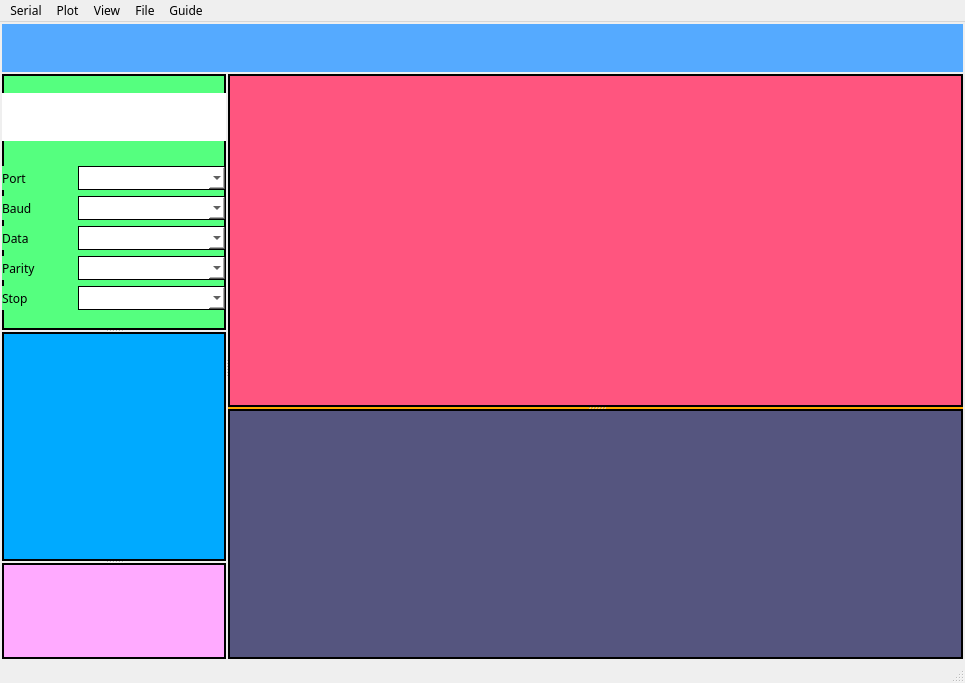
<?xml version="1.0" encoding="UTF-8"?>
<ui version="4.0">
 <class>mainwindow</class>
 <widget class="QMainWindow" name="mainwindow">
  <property name="geometry">
   <rect>
    <x>0</x>
    <y>0</y>
    <width>965</width>
    <height>683</height>
   </rect>
  </property>
  <property name="font">
   <font>
    <family>Microsoft YaHei</family>
   </font>
  </property>
  <property name="windowTitle">
   <string>mainwindow</string>
  </property>
  <property name="layoutDirection">
   <enum>Qt::LeftToRight</enum>
  </property>
  <property name="styleSheet">
   <string notr="true"/>
  </property>
  <widget class="QWidget" name="wMain">
   <property name="styleSheet">
    <string notr="true"/>
   </property>
   <layout class="QGridLayout" name="gridLayout">
    <property name="leftMargin">
     <number>2</number>
    </property>
    <property name="topMargin">
     <number>2</number>
    </property>
    <property name="rightMargin">
     <number>2</number>
    </property>
    <property name="bottomMargin">
     <number>2</number>
    </property>
    <property name="spacing">
     <number>2</number>
    </property>
    <item row="1" column="0">
     <widget class="QSplitter" name="splitter_2">
      <property name="enabled">
       <bool>true</bool>
      </property>
      <property name="maximumSize">
       <size>
        <width>16777215</width>
        <height>16777215</height>
       </size>
      </property>
      <property name="orientation">
       <enum>Qt::Horizontal</enum>
      </property>
      <property name="handleWidth">
       <number>2</number>
      </property>
      <widget class="QWidget" name="wLeft" native="true">
       <property name="maximumSize">
        <size>
         <width>224</width>
         <height>16777215</height>
        </size>
       </property>
       <layout class="QGridLayout" name="gridLayout_3">
        <property name="leftMargin">
         <number>0</number>
        </property>
        <property name="topMargin">
         <number>0</number>
        </property>
        <property name="rightMargin">
         <number>0</number>
        </property>
        <property name="bottomMargin">
         <number>0</number>
        </property>
        <property name="spacing">
         <number>0</number>
        </property>
        <item row="0" column="0">
         <widget class="QSplitter" name="splitter_4">
          <property name="orientation">
           <enum>Qt::Vertical</enum>
          </property>
          <property name="handleWidth">
           <number>2</number>
          </property>
          <property name="childrenCollapsible">
           <bool>false</bool>
          </property>
          <widget class="QSplitter" name="splitter_3">
           <property name="orientation">
            <enum>Qt::Vertical</enum>
           </property>
           <property name="handleWidth">
            <number>2</number>
           </property>
           <property name="childrenCollapsible">
            <bool>false</bool>
           </property>
           <widget class="QWidget" name="wPortControls" native="true">
            <property name="minimumSize">
             <size>
              <width>0</width>
              <height>0</height>
             </size>
            </property>
            <property name="maximumSize">
             <size>
              <width>16777215</width>
              <height>256</height>
             </size>
            </property>
            <property name="styleSheet">
             <string notr="true">background-color: rgb(85, 255, 127);
border:2px solid rgb(0,0,0);</string>
            </property>
            <layout class="QGridLayout" name="gridLayout_4">
             <item row="2" column="0">
              <layout class="QVBoxLayout" name="verticalLayout">
               <item>
                <layout class="QHBoxLayout" name="horizontalLayout">
                 <item>
                  <widget class="QLabel" name="labelPort">
                   <property name="styleSheet">
                    <string notr="true">border:0px solid rgb(0,0,0);</string>
                   </property>
                   <property name="text">
                    <string>Port</string>
                   </property>
                  </widget>
                 </item>
                 <item>
                  <widget class="QComboBox" name="comboPort">
                   <property name="sizePolicy">
                    <sizepolicy hsizetype="Fixed" vsizetype="Fixed">
                     <horstretch>0</horstretch>
                     <verstretch>0</verstretch>
                    </sizepolicy>
                   </property>
                   <property name="minimumSize">
                    <size>
                     <width>148</width>
                     <height>24</height>
                    </size>
                   </property>
                   <property name="styleSheet">
                    <string notr="true">background-color: rgb(255, 255, 255);
border:1px solid rgb(0,0,0);</string>
                   </property>
                  </widget>
                 </item>
                </layout>
               </item>
               <item>
                <layout class="QHBoxLayout" name="horizontalLayout_2">
                 <item>
                  <widget class="QLabel" name="labelBaud">
                   <property name="styleSheet">
                    <string notr="true">border:0px solid rgb(0,0,0);</string>
                   </property>
                   <property name="text">
                    <string>Baud</string>
                   </property>
                  </widget>
                 </item>
                 <item>
                  <widget class="QComboBox" name="comboBaud">
                   <property name="sizePolicy">
                    <sizepolicy hsizetype="Fixed" vsizetype="Fixed">
                     <horstretch>0</horstretch>
                     <verstretch>0</verstretch>
                    </sizepolicy>
                   </property>
                   <property name="minimumSize">
                    <size>
                     <width>148</width>
                     <height>24</height>
                    </size>
                   </property>
                   <property name="styleSheet">
                    <string notr="true">background-color: rgb(255, 255, 255);
border:1px solid rgb(0,0,0);</string>
                   </property>
                  </widget>
                 </item>
                </layout>
               </item>
               <item>
                <layout class="QHBoxLayout" name="horizontalLayout_3">
                 <item>
                  <widget class="QLabel" name="labelData">
                   <property name="styleSheet">
                    <string notr="true">border:0px solid rgb(0,0,0);</string>
                   </property>
                   <property name="text">
                    <string>Data</string>
                   </property>
                  </widget>
                 </item>
                 <item>
                  <widget class="QComboBox" name="comboData">
                   <property name="sizePolicy">
                    <sizepolicy hsizetype="Fixed" vsizetype="Fixed">
                     <horstretch>0</horstretch>
                     <verstretch>0</verstretch>
                    </sizepolicy>
                   </property>
                   <property name="minimumSize">
                    <size>
                     <width>148</width>
                     <height>24</height>
                    </size>
                   </property>
                   <property name="styleSheet">
                    <string notr="true">background-color: rgb(255, 255, 255);
border:1px solid rgb(0,0,0);</string>
                   </property>
                  </widget>
                 </item>
                </layout>
               </item>
               <item>
                <layout class="QHBoxLayout" name="horizontalLayout_4">
                 <item>
                  <widget class="QLabel" name="labelParity">
                   <property name="styleSheet">
                    <string notr="true">border:0px solid rgb(0,0,0);</string>
                   </property>
                   <property name="text">
                    <string>Parity</string>
                   </property>
                  </widget>
                 </item>
                 <item>
                  <widget class="QComboBox" name="comboParity">
                   <property name="sizePolicy">
                    <sizepolicy hsizetype="Fixed" vsizetype="Fixed">
                     <horstretch>0</horstretch>
                     <verstretch>0</verstretch>
                    </sizepolicy>
                   </property>
                   <property name="minimumSize">
                    <size>
                     <width>148</width>
                     <height>24</height>
                    </size>
                   </property>
                   <property name="styleSheet">
                    <string notr="true">background-color: rgb(255, 255, 255);
border:1px solid rgb(0,0,0);</string>
                   </property>
                  </widget>
                 </item>
                </layout>
               </item>
               <item>
                <layout class="QHBoxLayout" name="horizontalLayout_5">
                 <item>
                  <widget class="QLabel" name="labelStop">
                   <property name="styleSheet">
                    <string notr="true">border:0px solid rgb(0,0,0);</string>
                   </property>
                   <property name="text">
                    <string>Stop</string>
                   </property>
                  </widget>
                 </item>
                 <item>
                  <widget class="QComboBox" name="comboStop">
                   <property name="sizePolicy">
                    <sizepolicy hsizetype="Fixed" vsizetype="Fixed">
                     <horstretch>0</horstretch>
                     <verstretch>0</verstretch>
                    </sizepolicy>
                   </property>
                   <property name="minimumSize">
                    <size>
                     <width>148</width>
                     <height>24</height>
                    </size>
                   </property>
                   <property name="styleSheet">
                    <string notr="true">background-color: rgb(255, 255, 255);

border:1px solid rgb(0,0,0);</string>
                   </property>
                  </widget>
                 </item>
                </layout>
               </item>
              </layout>
             </item>
             <item row="1" column="0">
              <widget class="QWidget" name="wBnRefush" native="true">
               <property name="enabled">
                <bool>true</bool>
               </property>
               <property name="sizePolicy">
                <sizepolicy hsizetype="Minimum" vsizetype="Fixed">
                 <horstretch>0</horstretch>
                 <verstretch>0</verstretch>
                </sizepolicy>
               </property>
               <property name="maximumSize">
                <size>
                 <width>256</width>
                 <height>48</height>
                </size>
               </property>
               <property name="styleSheet">
                <string notr="true">background-color: rgb(255, 255, 255);

border:0px solid rgb(0,0,0);</string>
               </property>
              </widget>
             </item>
            </layout>
           </widget>
           <widget class="QWidget" name="wPlotControls" native="true">
            <property name="minimumSize">
             <size>
              <width>0</width>
              <height>10</height>
             </size>
            </property>
            <property name="maximumSize">
             <size>
              <width>16777215</width>
              <height>16777215</height>
             </size>
            </property>
            <property name="styleSheet">
             <string notr="true">background-color: rgb(0, 170, 255);
border:2px solid rgb(0,0,0);</string>
            </property>
           </widget>
          </widget>
          <widget class="QWidget" name="wTRCtrl" native="true">
           <property name="minimumSize">
            <size>
             <width>0</width>
             <height>10</height>
            </size>
           </property>
           <property name="maximumSize">
            <size>
             <width>16777215</width>
             <height>96</height>
            </size>
           </property>
           <property name="styleSheet">
            <string notr="true">
background-color: rgb(255, 170, 255);
border:2px solid rgb(0,0,0);</string>
           </property>
          </widget>
         </widget>
        </item>
       </layout>
      </widget>
      <widget class="QWidget" name="wRight" native="true">
       <property name="styleSheet">
        <string notr="true">background-color: rgb(255, 170, 0);</string>
       </property>
       <layout class="QGridLayout" name="gridLayout_2">
        <property name="leftMargin">
         <number>0</number>
        </property>
        <property name="topMargin">
         <number>0</number>
        </property>
        <property name="rightMargin">
         <number>0</number>
        </property>
        <property name="bottomMargin">
         <number>0</number>
        </property>
        <property name="spacing">
         <number>0</number>
        </property>
        <item row="0" column="0">
         <widget class="QSplitter" name="splitter">
          <property name="frameShadow">
           <enum>QFrame::Plain</enum>
          </property>
          <property name="orientation">
           <enum>Qt::Vertical</enum>
          </property>
          <property name="opaqueResize">
           <bool>true</bool>
          </property>
          <property name="handleWidth">
           <number>2</number>
          </property>
          <property name="childrenCollapsible">
           <bool>false</bool>
          </property>
          <widget class="QWidget" name="wPlotView" native="true">
           <property name="minimumSize">
            <size>
             <width>0</width>
             <height>256</height>
            </size>
           </property>
           <property name="styleSheet">
            <string notr="true">background-color: rgb(255, 85, 127);

border:2px solid rgb(0,0,0);</string>
           </property>
          </widget>
          <widget class="QWidget" name="wReceive" native="true">
           <property name="minimumSize">
            <size>
             <width>0</width>
             <height>64</height>
            </size>
           </property>
           <property name="styleSheet">
            <string notr="true">background-color: rgb(85, 85, 127);


border:2px solid rgb(0,0,0);</string>
           </property>
           <layout class="QGridLayout" name="gridLayout_5">
            <property name="leftMargin">
             <number>0</number>
            </property>
            <property name="topMargin">
             <number>0</number>
            </property>
            <property name="rightMargin">
             <number>0</number>
            </property>
            <property name="bottomMargin">
             <number>0</number>
            </property>
            <property name="spacing">
             <number>0</number>
            </property>
            <item row="0" column="0">
             <widget class="QTextEdit" name="editReceive">
              <property name="minimumSize">
               <size>
                <width>0</width>
                <height>10</height>
               </size>
              </property>
              <property name="font">
               <font>
                <family>Microsoft YaHei</family>
               </font>
              </property>
              <property name="styleSheet">
               <string notr="true"/>
              </property>
              <property name="lineWidth">
               <number>1</number>
              </property>
             </widget>
            </item>
           </layout>
          </widget>
         </widget>
        </item>
       </layout>
      </widget>
     </widget>
    </item>
    <item row="0" column="0">
     <widget class="QWidget" name="wAppbar" native="true">
      <property name="maximumSize">
       <size>
        <width>16777215</width>
        <height>48</height>
       </size>
      </property>
      <property name="styleSheet">
       <string notr="true">background-color: rgb(85, 170, 255);</string>
      </property>
     </widget>
    </item>
   </layout>
  </widget>
  <widget class="QStatusBar" name="statusBar"/>
  <widget class="QMenuBar" name="menubar">
   <property name="enabled">
    <bool>true</bool>
   </property>
   <property name="geometry">
    <rect>
     <x>0</x>
     <y>0</y>
     <width>965</width>
     <height>22</height>
    </rect>
   </property>
   <widget class="QMenu" name="menuSerial">
    <property name="title">
     <string>Serial</string>
    </property>
    <addaction name="actionConnect"/>
    <addaction name="actionDisconnect"/>
    <addaction name="separator"/>
    <addaction name="actionRefresh"/>
   </widget>
   <widget class="QMenu" name="menuPlot">
    <property name="title">
     <string>Plot</string>
    </property>
    <addaction name="actionPause_plot"/>
    <addaction name="actionClearPlot"/>
   </widget>
   <widget class="QMenu" name="menuGuide">
    <property name="title">
     <string>View</string>
    </property>
    <addaction name="actionResetView"/>
   </widget>
   <widget class="QMenu" name="menuFile">
    <property name="title">
     <string>File</string>
    </property>
    <addaction name="actionRecord_stream"/>
   </widget>
   <widget class="QMenu" name="menuGuide_2">
    <property name="title">
     <string>Guide</string>
    </property>
    <addaction name="actionGuide"/>
   </widget>
   <addaction name="menuSerial"/>
   <addaction name="menuPlot"/>
   <addaction name="menuGuide"/>
   <addaction name="menuFile"/>
   <addaction name="menuGuide_2"/>
  </widget>
  <action name="actionConnect">
   <property name="text">
    <string>Connect</string>
   </property>
  </action>
  <action name="actionDisconnect">
   <property name="text">
    <string>Disconnect</string>
   </property>
  </action>
  <action name="actionPause_plot">
   <property name="text">
    <string>Pause_plot</string>
   </property>
  </action>
  <action name="actionClearPlot">
   <property name="text">
    <string>Clear_plot</string>
   </property>
  </action>
  <action name="actionGuide">
   <property name="text">
    <string>HowToUse</string>
   </property>
  </action>
  <action name="actionRecord_stream">
   <property name="text">
    <string>Record_stream</string>
   </property>
  </action>
  <action name="actionResetView">
   <property name="text">
    <string>ResetView</string>
   </property>
  </action>
  <action name="actionRefresh">
   <property name="text">
    <string>Refresh</string>
   </property>
  </action>
 </widget>
 <resources/>
 <connections/>
</ui>
